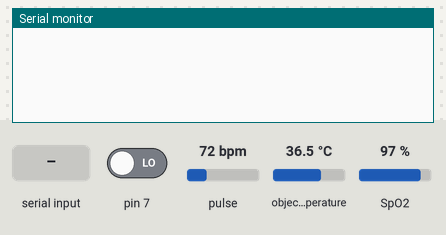
A sketch run on a simulated Arduino Uno, built with avr-gcc and run on an emulated ATmega328P. Shown: the last lines printed to the serial monitor. Inputs (shaded band) come from the test bench; at power-on: SpO2 97 %, pin 7 LOW, pulse 72 bpm, object temperature 36.5 °C.

Above: at 1.2 s.
1.3 s: "p" received over Serial
At 1.7 s:
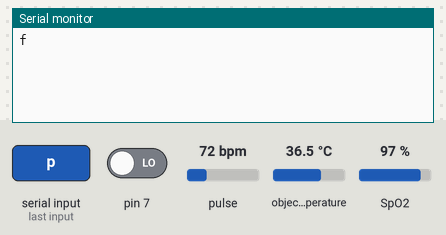
2.8 s: "t" received over Serial
At 2.91 s:
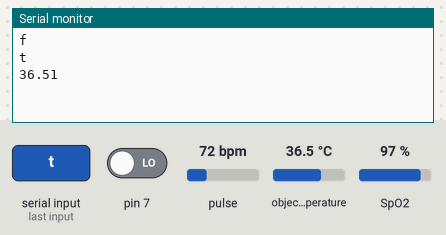
4.4 s: "o" received over Serial
At 5.8 s:
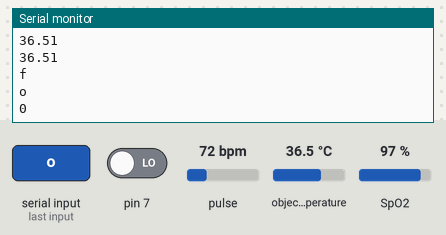
6.5 s: SpO2 set to 80 %
At 7.8 s:
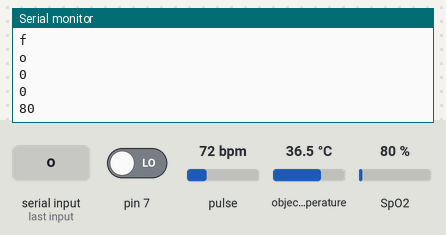
8.0 s: SpO2 set to 85 %
At 8.6 s:
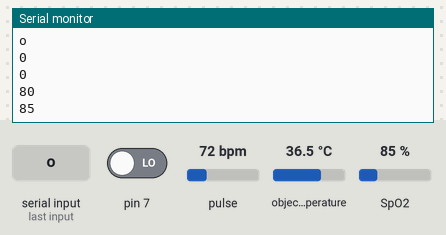
Timing chart, 0 to 10.5 s (numbered marks = the images above; inputs shaded):
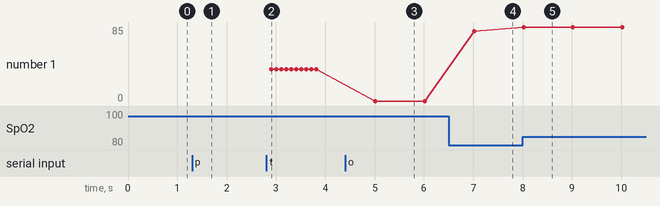

Measured:
- after the input at 1.3 s, the serial monitor: prints a new line at once (image 1)
- after the input at 2.8 s, the serial monitor: prints a new line at once (image 2)
- after the input at 4.4 s, the serial monitor: prints a new line after 0.61 s (image 3)
- after the input at 6.5 s, the serial monitor: prints a new line after 0.52 s (image 4)
- after the input at 8.0 s, the serial monitor: prints a new line at once (image 5)
- plotted number 1: 36.51 → 0 after the input at 4.4 s, 0 → 80 after the input at 6.5 s, 80 → 85 after the input at 8.0 s

The sketch:

Enviainfo_cpresenca_06062021.ino
```cpp
#include <SPI.h>
#include <Wire.h>
#include <SparkFunMLX90614.h>     // Biblioeca do Sensor Infravermelho
#include "MAX30100_PulseOximeter.h" // Biblioteca Oximetro

#define REPORTING_PERIOD_MS     1000

IRTherm temperatura; // Sensor de temperatura

PulseOximeter pox; // Sensor de oxigenação
uint32_t tsLastReport = 0;
char carac;
int count = 0;

void setup() {
    Serial.begin(115200);
    Serial.setTimeout(1);
    pinMode(7,INPUT);
}

void setupterm(){
    temperatura.begin(0x5A);                                      // Inicia o Sensor no endereço 0x5A
    temperatura.setUnit(TEMP_C);                                  // Define a temperatura em Celsius
}

void setupoxi(){
    count = 0;
    pox.begin();
    if (!pox.begin()) {
        Serial.println("FAILED"); //Testa a comunicação com o oximetro.
        for(;;);
    }
}

void loop() {
    delay(100);                                                   // Aguarda 0,1 segundos
    if (Serial.available() > 0){                                  // Se a comunicação serial estiver disponível
        carac = Serial.read();                                      // Realiza leitura do barramento serial
        if (carac == 'p'){
            if (digitalRead(7)){
                Serial.println('p');
            }
            if (digitalRead(7)==LOW){
                Serial.println('f');
            }
        }
        if (carac == 't'){                                          // Se o o caractere lido for t
            setupterm();                                                // Inicia o setup do sensor de temperatura
            Serial.println(carac);                                      // Envia o caracter recebido
            delay(100);
            while (count < 10){                                         // Loop para enviar 10 amostras
                if (temperatura.read())  {                              // Solicita a leitura de temperatura ao termômetro
                  Serial.println(temperatura.object());                 // Envia a temperatura lida em graus Celsius
                  delay(100);                                           // Aguarda 0,1 segundos
                  count++;                                              // Incremento da variável iterativa
                }
            }
            Serial.println('f');                                        // Envia o caractere f para informar que finalizou o envio.
            Serial.flush();                                             // Função que garante que a informação se mantenha no barramento até ser enviada completamente.
            delay(1000);                                                // Aguarda 1 segundo
            carac = 'n';                                                // Seta a variável com outro caractere
            }
        }
        if (carac == 'o'){                                              // Se o o caractere lido for o
            setupoxi();                                                 // Inicia o setup do sensor de oxigenação
            pox.update();
            Serial.println(carac);
            while (count < 10){                                         // Loop para enviar 10 amostras
                if (millis() - tsLastReport > REPORTING_PERIOD_MS) {    // Se o tempo que passou desde o início de execução menos o tempo do último envio for maior que 1 segundo
                    Serial.println(pox.getSpO2());                      // Envia a oxigenação em porcentagem
                    count++;                                            // Incremento da variável iterativa
                    tsLastReport = millis();                            // Define o tempo do último envio, como o tempo atual.
                }
                pox.update();                                           // Solicita nova leitura da oxigenação.
            }
            pox.update();
            count = 0;                                                      // Zera a variável de iteração.
            carac = 'n';                                                    // Seta a variável com outro caractere
            Serial.println('f');                                            // Envia o caractere f para informar que finalizou o envio.
        }
    }
```
